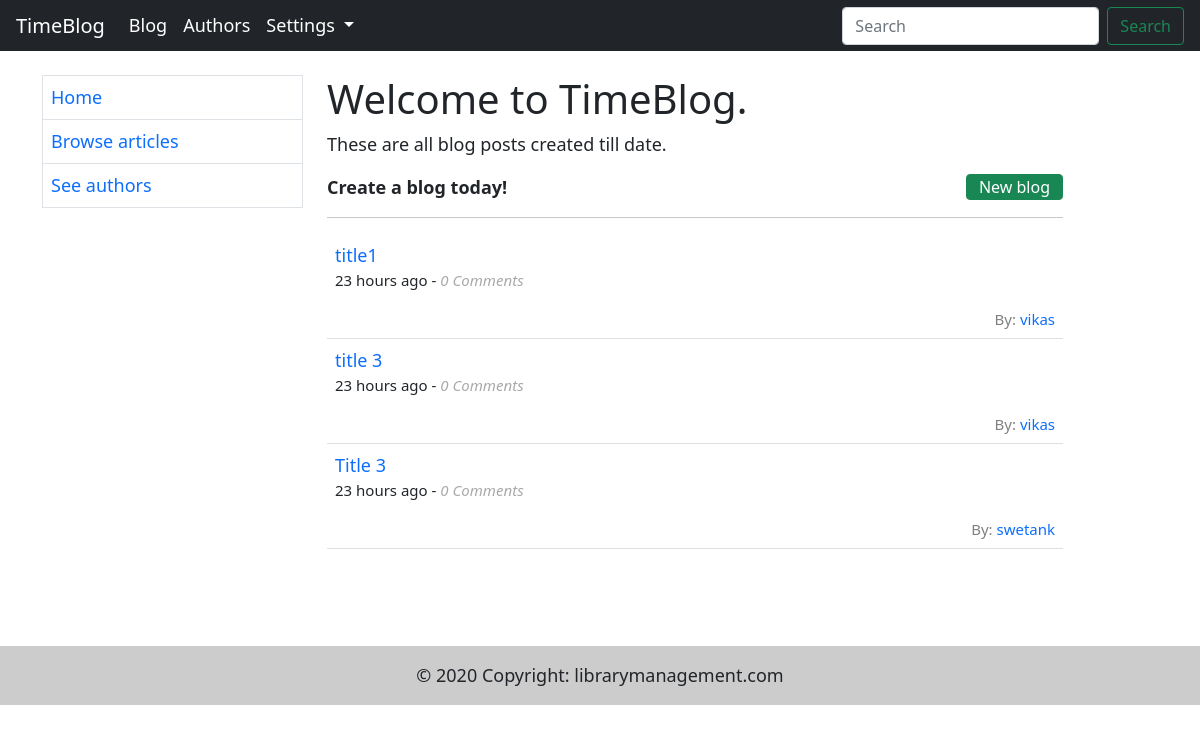
Page /blogs/all/ on the earlier database version.
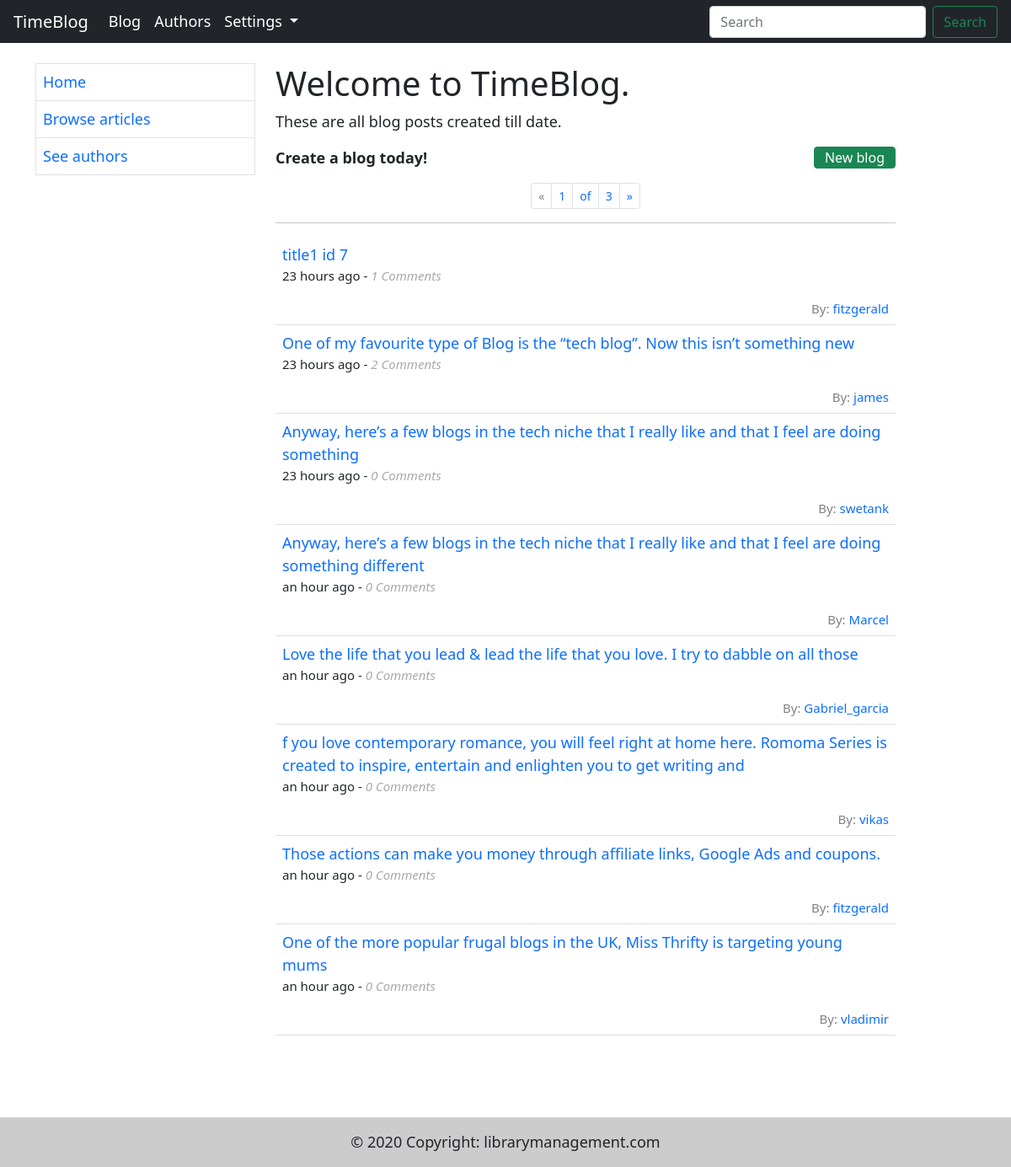
Same page on the later database version.
### blog/models.py (models this page shows, shortened)
class Blog(models.Model):
    author = models.ForeignKey(User, on_delete=models.SET_NULL, null=True)
    user = models.ForeignKey('Author', on_delete=models.SET_NULL, null=True)
    title = models.CharField(max_length=200)
    content = models.TextField(max_length=10000)
    timestamp = models.DateTimeField(auto_now_add=True, blank=True,)

### blog/views.py (the view)
# urls.py: path('all/', views.BlogListView.as_view(), name="blogs"),
class BlogListView(generic.ListView):
    model = Blog
    template_name = 'blog/blogs.html'
    context_object_name = 'blogs'
    paginate_by = 8

### templates/blog/blogs.html (shortened to what this page needs)
{% extends 'base.html' %}
{% load humanize %}
{% block body %}
    <h1>Welcome to TimeBlog.</h1>
    <p class="vLargeTextField">These are all blog posts created till date.</p>
        <a href="{% url 'new-blog' %}" class="btn btn-success pt-0 pb-0" style="float:right;">New blog</a>
    <strong>Create a blog today!</strong>
    {% block pagination %}
        {% if is_paginated %}
            <nav class="mt-3" aria-label="Page navigation example">
                <ul class="pagination pagination-sm justify-content-center">
                    <li class="page-item">
                        {% if page_obj.has_previous %}
                            <a class="page-link" href="{{ request.path }}?page={{ page_obj.previous_page_number }}"
                               aria-label="Previous">
                                <span aria-hidden="true">&laquo;</span>
                            </a>
                        {% else %}
                            <a class="page-link" aria-label="Previous">
                                <span style="color:grey" aria-hidden="true">&laquo;</span>
                            </a>
                        {% endif %}
                    </li>
                    <li class="page-item"><a class="page-link">{{ page_obj.number }}</a></li>
                    <li class="page-item"><a class="page-link">of</a></li>
                    <li class="page-item"><a class="page-link">{{ page_obj.paginator.num_pages }}</a></li>
                    <li class="page-item">
                        {% if page_obj.has_next %}
                            <a class="page-link" href="{{ request.path }}?page={{ page_obj.next_page_number }}"
                               aria-label="Next">
                                <span aria-hidden="true">&raquo;</span>
                            </a>
                        {% else %}
                            <a class="page-link" aria-label="Next">
                                <span style="color: grey" aria-hidden="true">&raquo;</span>
                            </a>
                        {% endif %}
                    </li>
                </ul>
            </nav>
        {% endif %}
    {% endblock %}
    <hr>
    <ul class="list-group list-group-flush">
        {% for blog in blogs %}
            <li class="p-2 list-group-item">
                <a href="{% url 'blog' blog.id %}"> {{ blog.title }}</a>
                <p style="font-size: 15px">{{ blog.timestamp|naturaltime }} - <i style="color: darkgrey"> {{ blog.comment_set.count }} Comments</i>
                </p>
                <a href="{% url 'author' blog.user.id %}" style="font-size: 15px; float:right"><span
                        style="color: gray">By:</span> {{ blog.author }}</a>
            </li>
        {% endfor %}
        <li class="list-group-item"></li>
    </ul>
{% endblock %}

### templates/base.html (shortened to what this page needs)
<!doctype html>
<html lang="en">
<head>
    <link href="https://cdn.jsdelivr.net/npm/bootstrap@5.0.0-beta3/dist/css/bootstrap.min.css" rel="stylesheet"
>
</head>
<body>
<nav class="navbar navbar-expand-lg p-1 navbar-dark bg-dark">
    <div class="container-fluid">
        <a class="navbar-brand" href="{% url 'index' %}">TimeBlog</a>
        <div class="collapse navbar-collapse" id="navbarSupportedContent">
            <ul class="navbar-nav me-auto mb-2 mb-lg-0">
                <li class="nav-item">
                    <a class="nav-link active" aria-current="page" href="{% url 'blogs' %}">Blog</a>
                </li>
                <li class="nav-item">
                    <a class="nav-link active" aria-current="page" href="{% url 'authors' %}">Authors</a>
                </li>
                <li class="nav-item dropdown">
                    <a class="nav-link active dropdown-toggle" href="#" id="navbarDropdown" role="button"
                       data-bs-toggle="dropdown" aria-expanded="false">
                        Settings
                    </a>
                </li>
            </ul>
            <form class="d-flex">
                <input class="form-control me-2" type="search" placeholder="Search" aria-label="Search">
                <button class="btn btn-outline-success" type="submit">Search</button>
            </form>
        </div>
    </div>
</nav>
<div class="container">
    <div class="row mt-4">
        <div class="col-lg-3  col-md-3 col-sm-12">
            <table class="table table-bordered">
                <tbody>
                <tr>
                    <td><a href="{% url 'index' %}">Home</a></td>
                </tr>
                <tr>
                    <td><a href="{% url 'blogs' %}">Browse articles</a></td>
                </tr>
                <tr>
                    <td><a href="{% url 'authors' %}">See authors</a></td>
                </tr>
                </tbody>
            </table>
        </div>
        <div class="col-lg-8 col-lg-8 md-12 col-md-12 col-sm-12">
            {% block body %}{% endblock %}
        </div>
    </div>
</div>
<br><br><br>
<footer>
    <div class="text-center p-3" style="background-color: rgba(0, 0, 0, 0.2);">
        © 2020 Copyright:
        <a class="text-dark" href="https://library14app.heroku.com">librarymanagement.com</a>
    </div>
</footer>
</body>
</html>

Differences in the rows shown:
changed Blog: title "title1" → "title1 id 7"; comment_set.count "0" → "1"; author "vikas" → "fitzgerald"
changed Blog: title "title 3" → "One of my favourite type of Blog is the “tech blog”. Now this isn’t something new"; comment_set.count "0" → "2"; author "vikas" → "james"
changed Blog "swetank": title "Title 3" → "Anyway, here’s a few blogs in the tech niche that I really like and that I feel are doing something"
added Blog: title "Anyway, here’s a few blogs in the tech niche that I really like and that I feel are doing something different", timestamp "an hour ago", comment_set.count "0", author "Marcel"
added Blog: title "Love the life that you lead & lead the life that you love. I try to dabble on all those", timestamp "an hour ago", comment_set.count "0", author "Gabriel_garcia"
added Blog: title "f you love contemporary romance, you will feel right at home here. Romoma Series is created to inspire, entertain and enlighten you to get writing and", timestamp "an hour ago", comment_set.count "0", author "vikas"
added Blog: title "Those actions can make you money through affiliate links, Google Ads and coupons.", timestamp "an hour ago", comment_set.count "0", author "fitzgerald"
added Blog: title "One of the more popular frugal blogs in the UK, Miss Thrifty is targeting young mums", timestamp "an hour ago", comment_set.count "0", author "vladimir"
Other differences:
{{ page_obj.number }}: (not shown) → "1"
{{ page_obj.paginator.num_pages }}: (not shown) → "3"
text now shown: "« of »"
